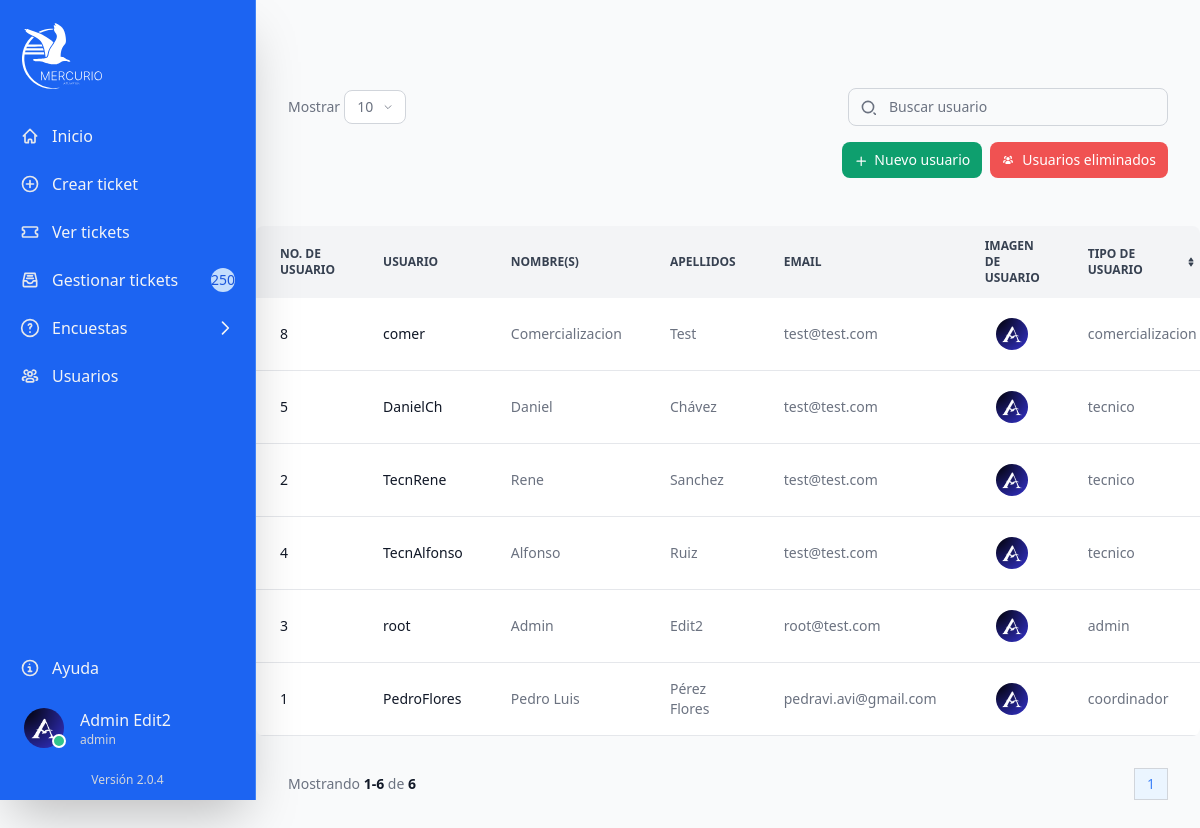
/src/web/usuarios.php (signed in), run on the app's committed database.
### tables this page shows
CREATE TABLE IF NOT EXISTS `users` (
  `userId` int NOT NULL AUTO_INCREMENT,
  `user` varchar(50) NOT NULL,
  `nombre` varchar(55) NOT NULL,
  `apellido` varchar(55) NOT NULL,
  `email` varchar(200) NOT NULL,
  `imagen` varchar(255) NOT NULL,
  `credencial` varchar(255) NOT NULL,
  `tipo` varchar(20) NOT NULL,
  `password` varchar(255) NOT NULL,
  `code` varchar(255) DEFAULT NULL,
  `token` varchar(255) DEFAULT NULL,
  `token_expiration` timestamp NULL DEFAULT NULL,
  `userStatus` tinyint NOT NULL,
  `fhCreacion` datetime NOT NULL,
  `fhBaja` datetime DEFAULT NULL,
  PRIMARY KEY (`userId`)
);

### src/web/usuarios.php (the view, shortened to what this page needs)
<?php
include '../components/modal-baja-usuario.php';
?>
<!DOCTYPE html>
<html lang="es">
<head>
    <link rel="stylesheet" href="../output.css">
    <link rel="stylesheet" href="./loading.css">
</head>
<body class="bg-gray-50 dark:bg-gray-700">
    <?php include '../components/sidebar.php'; ?>
    <div class="sm:ml-64">
        <div class="mt-14">
            <div class="grid grid-cols-1 gap-4 mb-4">
                <div class="p-8">
                    <div
                        class="flex items-center justify-between flex-column flex-wrap md:flex-row space-y-4 md:space-y-0 pb-4">
                        <div>
                            <span class="text-sm text-gray-500 dark:text-gray-400">Mostrar</span>
                            <button type="button" id="dropdownShowButton" data-dropdown-toggle="dropdownShow"
                                class="inline-flex items-center text-gray-500 bg-white border border-gray-300 focus:outline-none hover:bg-gray-100 focus:ring-4 focus:ring-gray-100 font-medium rounded-lg text-sm px-3 py-1.5 dark:bg-gray-800 dark:text-gray-400 dar:border-gray-600 dark:hover:bg-gray-700 dark:hover:border-gray-600 dark:focus:ring-gray-700">
                                10
                                <svg class="w-2.5 h-2.5 ms-2.5" aria-hidden="true" xmlns="http://www.w3.org/2000/svg"
                                    fill="none" viewBox="0 0 24 24">
                                    <path stroke="currentColor" stroke-linecap="round" stroke-linejoin="round"
                                        stroke-width="2" d="m19 9-7 7-7-7" />
                                </svg>
                            </button>
                        </div>
                        <div class="relative">
                            <div
                                class="absolute inset-y-0 rtl:inset-r-0 start-0 flex items-center ps-3 pointer-events-none">
                            </div>
                            <input type="text" id="table-search-tickets"
                                class="block p-2 ps-10 text-sm text-gray-900 border border-gray-300 rounded-lg w-80 bg-gray-50 focus:ring-blue-500 focus:border-blue-500 dark:bg-gray-800 dark:border-gray-600 dark:placeholder-gray-400 dark:text-white dark:focus:ring-blue-500 dark:focus:border-blue-500"
                                placeholder="Buscar usuario">
                        </div>
                    </div>
                    <div class="flex space-x-2 justify-end">
                        <div>
                            <button type="button" data-modal-target="popup-user-add" data-modal-toggle="popup-user-add"
                                class="inset-y-0 right-0 px-3 py-2 text-sm font-medium text-center inline-flex items-center text-white bg-green-500 rounded-lg hover:bg-green-700 focus:ring-4 focus:outline-none focus:ring-green-300 dark:bg-green-600 dark:hover:bg-green-800 dark:focus:ring-green-900">
                                <svg class="w-3 h-3 text-white me-2" aria-hidden="true"
                                    xmlns="http://www.w3.org/2000/svg" fill="none" viewBox="0 0 20 20">
                                    <path stroke="currentColor" stroke-linecap="round" stroke-linejoin="round"
                                        stroke-width="2" d="M5 12h14m-7 7V5" />
                                </svg>
                                Nuevo usuario
                            </button>
                        </div>
                        <div>
                            <button type="button" onclick="window.location.href='usuarios-eliminados'"
                                class="inset-y-0 right-0 px-3 py-2 text-sm font-medium text-center inline-flex items-center text-white bg-red-500 rounded-lg hover:bg-red-700 focus:ring-4 focus:outline-none focus:ring-red-300 dark:bg-red-600 dark:hover:bg-red-800 dark:focus:ring-red-900">
                                Usuarios eliminados
                            </button>
                        </div>
                    </div>
                </div>
                <div class="relative overflow-x-auto sm:rounded-lg">
                    <table class="w-full text-sm text-left rtl:text-right text-gray-500 dark:text-gray-400">
                        <thead class="text-xs text-gray-700 uppercase bg-gray-100 dark:bg-gray-900 dark:text-gray-400">
                            <tr>
                                <th scope="col" class="px-6 py-3">
                                    No. de usuario
                                </th>
                                <th scope="col" class="px-6 py-3">
                                    Usuario
                                </th>
                                <th scope="col" class="px-6 py-3">
                                    Nombre(s)
                                </th>
                                <th scope="col" class="px-6 py-3">
                                    Apellidos
                                </th>
                                <th scope="col" class="px-6 py-3">
                                    Email
                                </th>
                                <th scope="col" class="px-6 py-3">
                                    Imagen de usuario
                                </th>
                                <th scope="col" class="px-6 py-3">
                                    <div class="flex items-center">
                                        Tipo de usuario
                                        <a href="#">
                                        </a>
                                    </div>
                                </th>
                            </tr>
                        </thead>
                        <tbody>
                            <?php
                            $stmt = $conn->query('SELECT COUNT(*) FROM users WHERE userStatus = 0');
                            $row = $stmt->fetch_row();
                            $totalRegistros = $row[0];
                            $registrosPorPagina = 10;
                            $totalPaginas = ceil($totalRegistros / $registrosPorPagina);
                            $paginaActual = isset($_GET['page']) ? (int) $_GET['page'] : 1;
                            $offset = ($paginaActual - 1) * $registrosPorPagina;
                            $sql = "SELECT * FROM users WHERE userStatus = 0 ORDER BY fhCreacion DESC LIMIT $registrosPorPagina OFFSET $offset";
                            $resultado = $conn->query($sql);
                            while ($fila = $resultado->fetch_assoc()): ?>
                                <tr id="fila_<?php echo $fila['userId']; ?>"
                                    class="bg-white border-b dark:bg-gray-800 dark:border-gray-700">
                                    <th scope="row"
                                        class="px-6 py-4 font-medium text-gray-900 whitespace-nowrap dark:text-white">
                                        <?php echo htmlspecialchars($fila['userId']) ?>
                                    </th>
                                    <td class="px-6 py-4 font-medium text-gray-900 whitespace-nowrap dark:text-white">
                                        <?php echo htmlspecialchars($fila['user']) ?>
                                    </td>
                                    <td class="px-6 py-4">
                                        <?php echo htmlspecialchars($fila['nombre']) ?>
                                    </td>
                                    <td class="px-6 py-4">
                                        <?php echo htmlspecialchars($fila['apellido']) ?>
                                    </td>
                                    <td class="px-6 py-4">
                                        <?php echo htmlspecialchars($fila['email']) ?>
                                    </td>
                                    <td class="px-6 py-4">
                                        <?php if ($fila['imagen'] == ''): ?>
                                            <div class="flex items-center justify-center">
                                                <img src="../../assets/imgUsers/default.png" alt="Imagen de usuario"
                                                    class="w-8 h-8 rounded-full">
                                            </div>
                                        <?php endif; ?>
                                    </td>
                                    <td class="px-6 py-4">
                                        <?php echo htmlspecialchars($fila['tipo']) ?>
                                    </td>
                                </tr>
                            <?php endwhile; ?>
                        </tbody>
                    </table>
                </div>
                <nav class="flex items-center flex-column flex-wrap md:flex-row justify-between pt-4 p-8"
                    aria-label="Navegación">
                    <span
                        class="text-sm font-normal text-gray-500 dark:text-gray-400 mb-4 md:mb-0 block w-full md:inline md:w-auto">Mostrando
                        <span
                            class="font-semibold text-gray-900 dark:text-white"><?php echo $offset + 1; ?>-<?php echo min($offset + $registrosPorPagina, $totalRegistros); ?></span>
                        de <span
                            class="font-semibold text-gray-900 dark:text-white"><?php echo $totalRegistros; ?></span></span>
                    <ul class="inline-flex -space-x-px rtl:space-x-reverse text-sm h-8">
                        <?php for ($i = 1; $i <= $totalPaginas; $i++): ?>
                            <li>
                                <a href="usuarios?page=<?php echo $i; ?>" class="flex items-center justify-center px-3 h-8 leading-tight text-gray-500 bg-white border border-gray-300 hover:bg-gray-100 hover:text-gray-700 dark:bg-gray-800 dark:border-gray-700 dark:text-gray-400 dark:hover:bg-gray-700 dark:hover:text-white <?php if ($i == $paginaActual)
                                       echo 'bg-blue-50 text-blue-500'; ?>"><?php echo $i; ?></a>
                            </li>
                        <?php endfor; ?>
                    </ul>
                </nav>
            </div>
        </div>
    </div>
</body>
</html>

### data on the page
users: userId "8", user "comer", nombre "Comercializacion", apellido "Test", email "test@test.com", tipo "comercializacion"
users: userId "5", user "DanielCh", nombre "Daniel", apellido "Chávez", email "test@test.com", tipo "tecnico"
users: userId "2", user "TecnRene", nombre "Rene", apellido "Sanchez", email "test@test.com", tipo "tecnico"
users: userId "4", user "TecnAlfonso", nombre "Alfonso", apellido "Ruiz", email "test@test.com", tipo "tecnico"
users: userId "3", user "root", nombre "Admin", apellido "Edit2", email "root@test.com", tipo "admin"
users: userId "1", user "PedroFlores", nombre "Pedro Luis", apellido "Pérez Flores", email "pedravi.avi@gmail.com", tipo "coordinador"

### other printed values
$totalTickets "250"
$_SESSION['nombre'] "Admin"
$_SESSION['apellido'] "Edit2"
$_SESSION['tipo'] "admin"
$offset + 1 "1"
min($offset + $registrosPorPagina, $totalRegistros) "6"
$totalRegistros "6"
